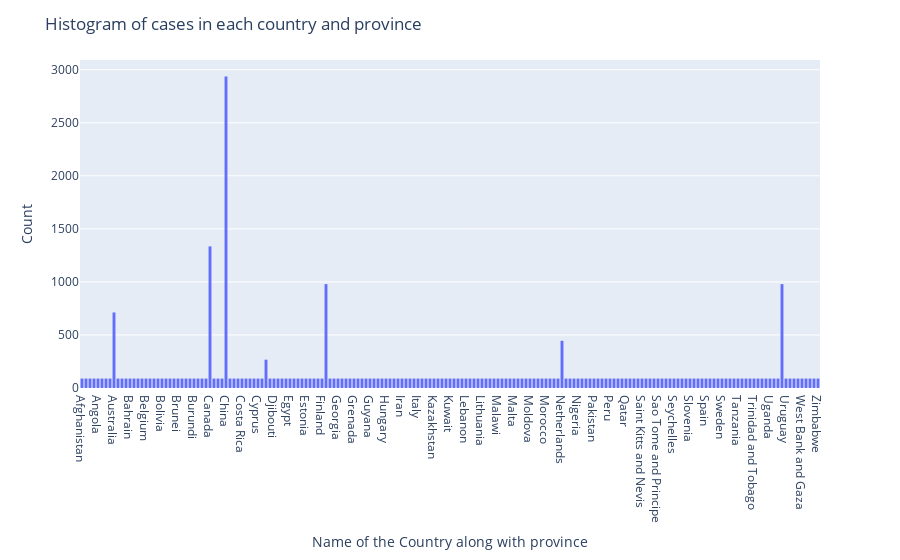

The notebook cell saved with this chart:
### Code cell
# Plotting the histogram

histogram_region = univariate_analysis['Country/Region']
fig = px.histogram(histogram_region, x="Country/Region")
fig.update_layout(
    title_text='Histogram of cases in each country and province', # title of plot
    xaxis_title_text='Name of the Country along with province', # xaxis label
    yaxis_title_text='Count', # yaxis label
    bargap=0.2, # gap between bars of adjacent location coordinates
    bargroupgap=0.1 # gap between bars of the same location coordinates
)
fig.show()

### Figure 1 — Plotly figure (JSON) as saved in the notebook; plotly's stock layout.template omitted (floating-point values rounded to 4 significant figures; data arrays with more than 128 entries replaced by an {"elided": "..."} marker saying what was removed)
{"data": [{"alignmentgroup": "True", "bingroup": "x", "hoverlabel": {"namelength": 0}, "hovertemplate": "Country/Region=%{x}<br>count=%{y}", "legendgroup": "", "marker": {"color": "#636efa"}, "name": "", "offsetgroup": "", "orientation": "v", "showlegend": false, "type": "histogram", "x": {"elided": "23496 str values"}, "xaxis": "x", "yaxis": "y"}], "layout": {"bargap": 0.2, "bargroupgap": 0.1, "barmode": "relative", "legend": {"tracegroupgap": 0}, "margin": {"t": 60}, "title": {"text": "Histogram of cases in each country and province"}, "xaxis": {"anchor": "y", "domain": [0, 1], "title": {"text": "Name of the Country along with province"}}, "yaxis": {"anchor": "x", "domain": [0, 1], "title": {"text": "Count"}}}}
